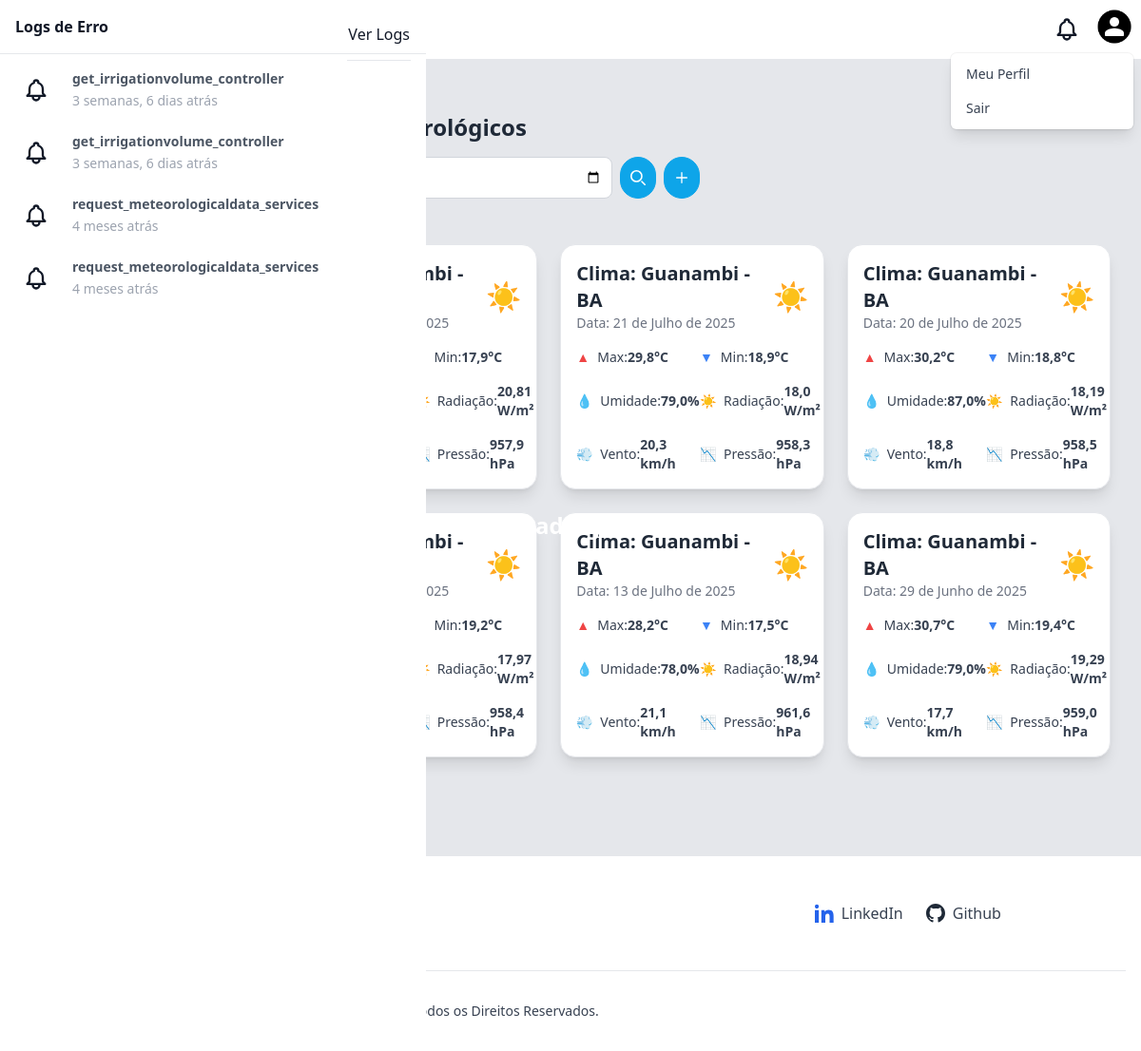
/meteorologicaldatas/dates/ (signed in), run on an earlier commit of the app's database.
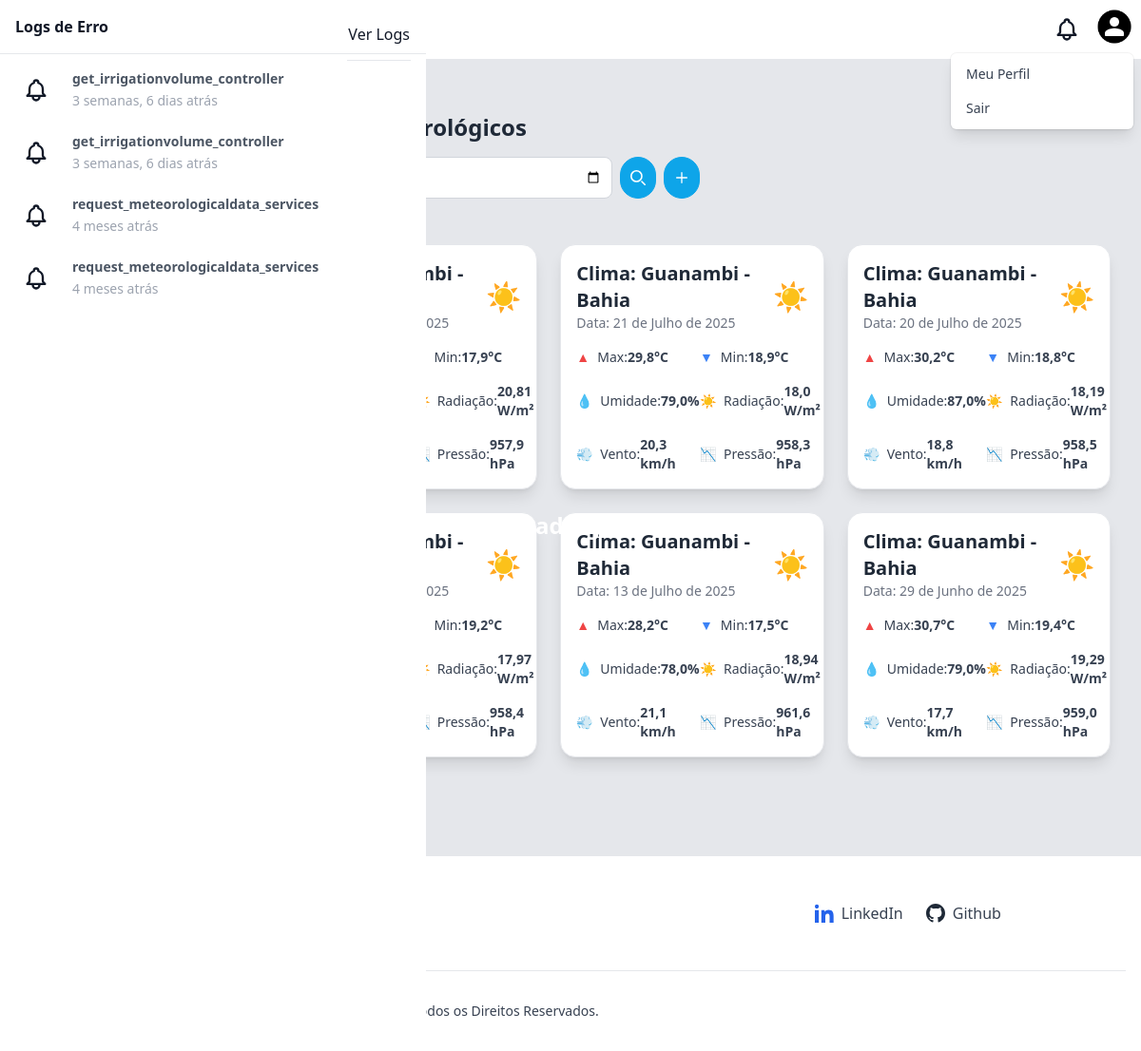
And on a later commit of the database.
### meteorologicaldatas/models.py (models this page shows, shortened)
class MeteorologicalData(models.Model):
    temperature_max = models.FloatField()
    temperature_min = models.FloatField()
    relative_humidity = models.FloatField()
    solar_radiation = models.FloatField()
    air_speed = models.FloatField()
    pressure = models.FloatField()
    date = models.DateField(auto_now=True)
    geolocation = models.ForeignKey(
        Geolocation,
        on_delete=models.CASCADE,
        blank=True,
        null=True
    )

### geolocations/models.py (models this page shows, shortened)
class Geolocation(models.Model):
    city = models.CharField(max_length=255)
    state = models.CharField(max_length=255)
    latitude = models.FloatField()
    longitude = models.FloatField()

### meteorologicaldatas/views.py (the view)
# urls.py: path('dates/', views.listForDate, name='irrigationvolume_list_date'),
@login_required(login_url='/auth/login/')
def listForDate(request):
    logs = Log.objects.order_by('-created_at')[:10]
    dateQuery = request.GET.get('date', '')
    formCultureVegetable = CultureVegetableForm()
    meteorologicalDataList = MeteorologicalData.objects.all()
    if dateQuery:
        parsedDate = parse_date(dateQuery)
        if parsedDate:
            meteorologicalDataList = meteorologicalDataList.filter(date=parsedDate)
    meteorologicalDataList = meteorologicalDataList.order_by('-date')
    paginator = Paginator(meteorologicalDataList, 15)
    pageNumber = request.GET.get('page')
    pageObj = paginator.get_page(pageNumber)
    return render(request, 'meteorologicaldata/listfordate.html', context={
        'user': request.user,
        'logs': logs,
        'page_obj': pageObj,
        'date_query': dateQuery,
        'form_culture_vegetable': formCultureVegetable,
        'today': date.today()
    })

### templates/meteorologicaldata/listfordate.html (shortened to what the changed rows need)
{% extends "base.html" %}
{% load static %}
{% block content %}
<div class="antialiased font-sans min-h-[800px] bg-gray-200">
  <div class="container mx-auto py-2 px-4 sm:px-8">
    <div class="py-12">
      <div>
        <h2 class="text-2xl font-semibold leading-tight text-gray-800">
          Dados Meteorológicos
        </h2>
      </div>
    {% if page_obj %}
      <div class="grid grid-cols-1 sm:grid-cols-2 lg:grid-cols-3 gap-6 mt-12 mb-12">
        {% for meteorologicaldata in page_obj %}
          <div class="bg-white rounded-2xl shadow-lg p-4 border border-gray-200">
            <div class="flex items-center justify-between mb-4">
              <div>
                <h2 class="text-xl font-semibold text-gray-800">
                  Clima: {{ meteorologicaldata.geolocation.city }} - {{ meteorologicaldata.geolocation.state }}
                </h2>
                <p class="text-sm text-gray-500">Data: {{ meteorologicaldata.date }}</p>
              </div>
              <div class="text-3xl">
                {% if meteorologicaldata.temperature_max > 32 %}
                  <span class="text-red-500">☀️⚠️</span>
                {% elif meteorologicaldata.temperature_max > 25 %}
                  <span class="text-yellow-500">☀️</span>
                {% elif meteorologicaldata.temperature_max > 18 %}
                  <span class="text-blue-400">⛅</span>
                {% else %}
                  <span class="text-blue-700">❄️</span>
                {% endif %}
              </div>
            </div>
            <div class="grid grid-cols-2 gap-4 text-sm text-gray-700">
              <div class="flex items-center"><span class="text-red-500 mr-2">▲</span>Max: <strong> {{ meteorologicaldata.temperature_max }}°C</strong></div>
              <div class="flex items-center"><span class="text-blue-500 mr-2">▼</span>Min: <strong> {{ meteorologicaldata.temperature_min }}°C</strong></div>
              <div class="flex items-center"><span class="mr-2">💧</span>Umidade: <strong> {{ meteorologicaldata.relative_humidity }}%</strong></div>
              <div class="flex items-center"><span class="mr-2">☀️</span>Radiação: <strong> {{ meteorologicaldata.solar_radiation }} W/m²</strong></div>
              <div class="flex items-center"><span class="mr-2">💨</span>Vento: <strong> {{ meteorologicaldata.air_speed }} km/h</strong></div>
              <div class="flex items-center"><span class="mr-2">📉</span>Pressão: <strong> {{ meteorologicaldata.pressure }} hPa</strong></div>
            </div>
          </div>
        {% endfor %}
      </div>
      {% endif %}
    </div>
  </div>
</div>
{% endblock %}

What changed in the data, as far as the page shows it:
changed through a linked row, MeteorologicalData "21 de Julho de 2025": geolocation.state "BA" → "Bahia"
changed through a linked row, MeteorologicalData "20 de Julho de 2025": geolocation.state "BA" → "Bahia"
changed through a linked row, MeteorologicalData "13 de Julho de 2025": geolocation.state "BA" → "Bahia"
changed through a linked row, MeteorologicalData "29 de Junho de 2025": geolocation.state "BA" → "Bahia"
